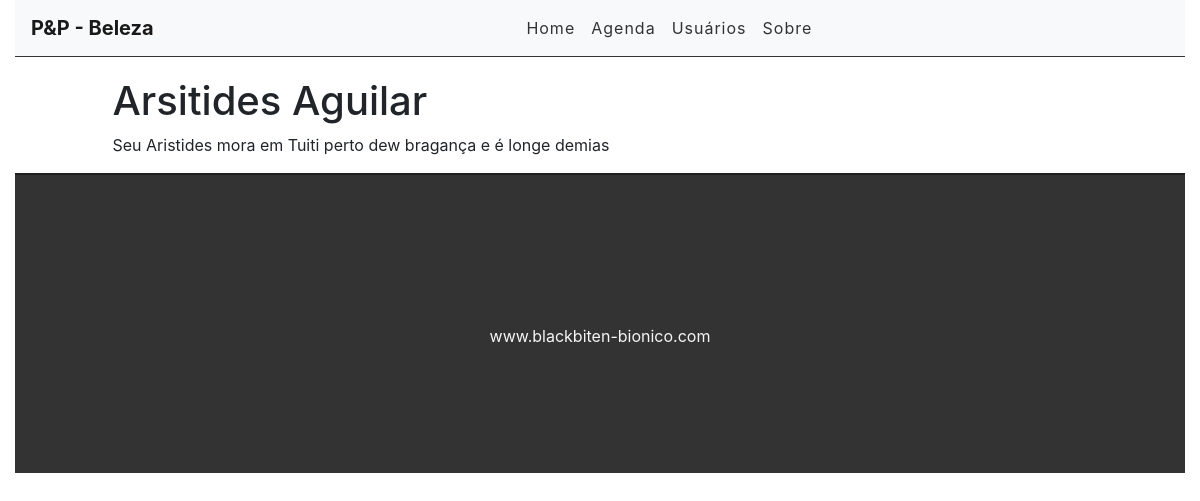
The app's page /busca/10 with its own data.
### busca/models.py (models this page shows)
class Contato(models.Model):
    SEXO_CHOICES = (
        (u'masculino', u'Masculino'),
        (u'feminino', u'Feminino'),
    )
    STATUS_CHOICES = (
        (u'em atendimento', 'Em Atendimento'),
        (u'atendimento encerrado', 'Atendimento encerrado'),
        (u'encerrado', 'Encerrado'),
    )
    contato_id = models.AutoField(primary_key=True)
    contato_nome = models.CharField(max_length=45)
    contato_nascimento = models.DateField()
    contato_sexo = models.CharField(max_length=50, choices=SEXO_CHOICES)
    contato_email = models.CharField(max_length=50)
    contato_fone = models.CharField(max_length=11)
    description = models.TextField()
    status = models.CharField(max_length=50, choices=STATUS_CHOICES,)
    created_at = models.DateTimeField(auto_now_add=True)
    update_at = models.DateTimeField(auto_now=True)

### busca/views.py (the view)
# urls.py: path('busca/<int:contato_id>', views.contatoView, name='busca'),
def contatoView(request, contato_id):
    contato = get_object_or_404(Contato, pk=contato_id)
    return render(request, 'busca/contato.html', {'contato': contato})

### busca/templates/busca/contato.html (shortened to what this page needs)
{% extends 'base.html' %}
{% block content %}
<div class="offset-1 col-10 list-div">
    <h1>{{ contato.contato_nome}}</h1>
    <p>{{ contato.description }}</p>
</div>
{% endblock %}

### busca/static/css/styles.css (style rules this page uses)
.list-div { padding: 0; }

### records on screen
Contato: contato_nome "Arsitides Aguilar", description "Seu Aristides mora em Tuiti perto dew bragança e é longe demias"
